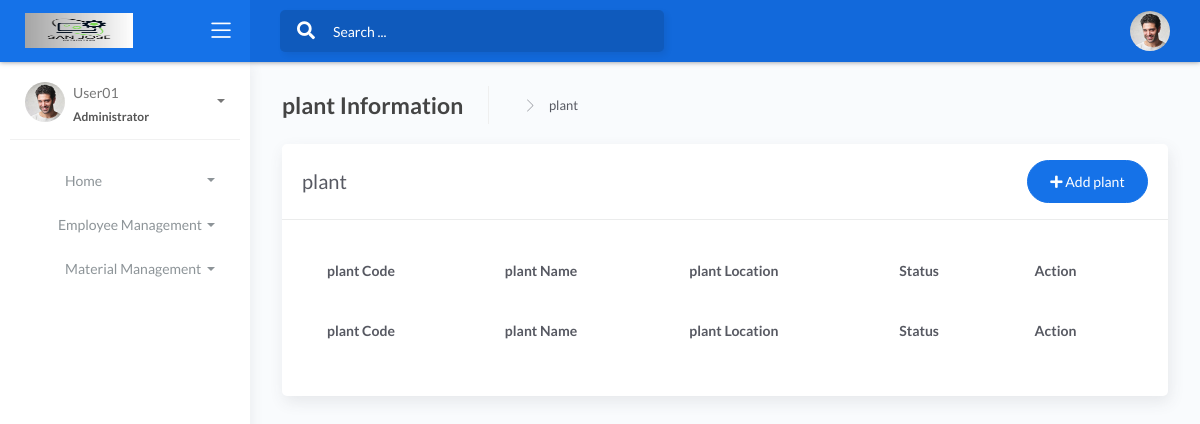
Before: /plant/ with the older database file.
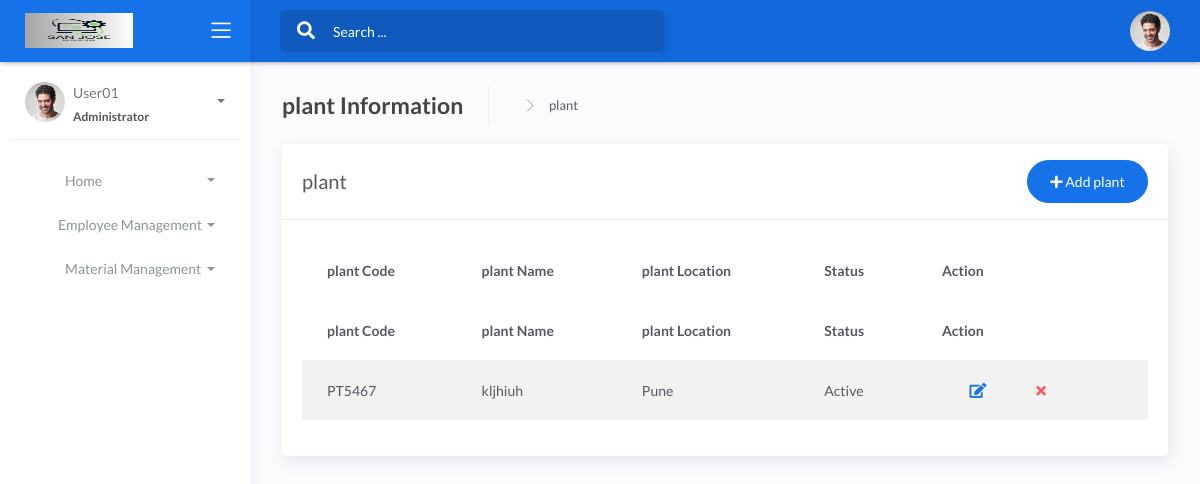
After: the same page with the newer database file.
### employee/models.py (models this page shows, shortened)
class Plant(models.Model):
    plant_code = models.CharField(max_length=50, unique=True)
    name = models.CharField(max_length=255)
    location = models.ForeignKey(Location, on_delete=models.CASCADE)
    plant_status = models.CharField(max_length=10)

class Location(models.Model):
    location_code = models.CharField(max_length=50, unique=True)
    name = models.CharField(max_length=255)
    location_status = models.CharField(max_length=10)
    def __str__(self):
        return self.name

### employee/views.py (the view)
# urls.py: path('plant/',views.plant, name="plant"),
def plant(request):
    plt = Plant.objects.all()
    loc = Location.objects.all()
    context = {'loc':loc,'plt': plt}
    return render(request,'plant.html',context)

### employee/templates/plant.html (shortened to what this page needs)
{% extends "base.html" %}
{% block body %}
		{% load static %}
		<div class="main-panel">
			<div class="content">
				<div class="page-inner">
					<div class="page-header">
						<h4 class="page-title">plant Information</h4>
						<ul class="breadcrumbs">
							<li class="separator">
								<i class="flaticon-right-arrow"></i>
							</li>
							<li class="nav-item">
								<a href="#">plant</a>
							</li>
						</ul>
					</div>
					<div class="row">
						<div class="col-md-12">
							<div class="card">
								<div class="card-header">
									<div class="d-flex align-items-center">
										<h4 class="card-title">plant</h4>
										<button class="btn btn-primary btn-round ml-auto" data-toggle="modal" data-target="#addplantModal">
											<i class="fa fa-plus"></i>
											Add plant
										</button>
									</div>
								</div>
								<div class="card-body">
									<div class="table-responsive">
										<table id="plant" class="display table table-striped table-hover" >
											<thead>
												<tr>
													<th>plant Code</th>
													<th>plant Name</th>
													<th>plant Location</th>
													<th>Status</th>
													<th>Action</th>
												</tr>
											</thead>
											<thead>
												<tr>
													<th>plant Code</th>
													<th>plant Name</th>
													<th>plant Location</th>
													<th>Status</th>
													<th>Action</th>
												</tr>
											</thead>
											<tbody>
												{% for plant in plt %}
													<tr>
														<td>{{ plant.plant_code }}</td>
														<td>{{ plant.name }}</td>
														<td>{{ plant.location }}</td>
														<td>{{ plant.plant_status }}</td>
														<td>
															<div class="form-button-action">
																<button type="button" data-toggle="modal" href="#editplantModal-{{forloop.counter}}" class="btn btn-link btn-primary btn-lg" data-original-title="Edit plant">
																	<i class="fa fa-edit"></i>
																</button>
																<button type="button" data-toggle="modal" href="#deleteplantModal-{{forloop.counter}}" class="btn btn-link btn-danger" data-original-title="Remove plant">
																	<i class="fa fa-times"></i>
																</button>
															</div>
														</td>
													</tr>
												{% endfor %}
											</tbody>
										</table>
									</div>
								</div>
							</div>
						</div>
					</div>
				</div>
			</div>
		</div>
    </div>
{% endblock %}

Changed rows visible on the page:
added Plant: plant_code "PT5467", name "kljhiuh", location "Pune", plant_status "Active"
